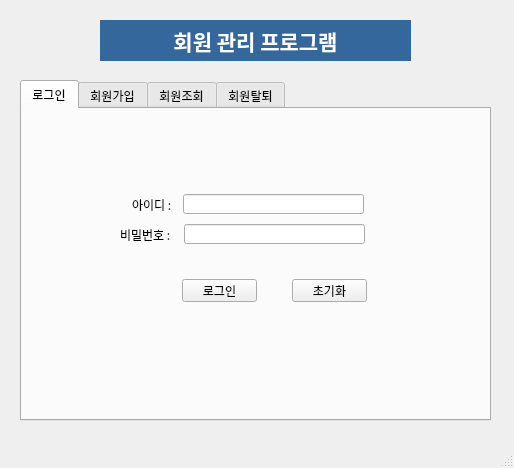
<?xml version="1.0" encoding="UTF-8"?>
<ui version="4.0">
 <class>MainWindow</class>
 <widget class="QMainWindow" name="MainWindow">
  <property name="geometry">
   <rect>
    <x>0</x>
    <y>0</y>
    <width>514</width>
    <height>468</height>
   </rect>
  </property>
  <property name="windowTitle">
   <string>MainWindow</string>
  </property>
  <widget class="QWidget" name="centralwidget">
   <widget class="QLabel" name="label">
    <property name="geometry">
     <rect>
      <x>100</x>
      <y>20</y>
      <width>311</width>
      <height>41</height>
     </rect>
    </property>
    <property name="font">
     <font>
      <family>맑은 고딕</family>
      <pointsize>16</pointsize>
      <weight>75</weight>
      <bold>true</bold>
     </font>
    </property>
    <property name="styleSheet">
     <string notr="true">background-color: rgb(52, 104, 156);
color: rgb(255, 255, 255);</string>
    </property>
    <property name="text">
     <string>회원 관리 프로그램</string>
    </property>
    <property name="alignment">
     <set>Qt::AlignCenter</set>
    </property>
   </widget>
   <widget class="QTabWidget" name="tabWidget">
    <property name="geometry">
     <rect>
      <x>20</x>
      <y>80</y>
      <width>471</width>
      <height>341</height>
     </rect>
    </property>
    <property name="font">
     <font>
      <family>맑은 고딕</family>
     </font>
    </property>
    <property name="currentIndex">
     <number>0</number>
    </property>
    <widget class="QWidget" name="tab">
     <attribute name="title">
      <string>로그인</string>
     </attribute>
     <widget class="QLabel" name="label_2">
      <property name="geometry">
       <rect>
        <x>110</x>
        <y>90</y>
        <width>56</width>
        <height>12</height>
       </rect>
      </property>
      <property name="font">
       <font>
        <family>맑은 고딕</family>
       </font>
      </property>
      <property name="text">
       <string>아이디 :</string>
      </property>
     </widget>
     <widget class="QLineEdit" name="loginid_edit">
      <property name="geometry">
       <rect>
        <x>161</x>
        <y>85</y>
        <width>181</width>
        <height>20</height>
       </rect>
      </property>
      <property name="font">
       <font>
        <family>맑은 고딕</family>
       </font>
      </property>
     </widget>
     <widget class="QLabel" name="label_3">
      <property name="geometry">
       <rect>
        <x>98</x>
        <y>120</y>
        <width>56</width>
        <height>12</height>
       </rect>
      </property>
      <property name="font">
       <font>
        <family>맑은 고딕</family>
       </font>
      </property>
      <property name="text">
       <string>비밀번호 :</string>
      </property>
     </widget>
     <widget class="QLineEdit" name="loginpw_edit">
      <property name="geometry">
       <rect>
        <x>162</x>
        <y>115</y>
        <width>181</width>
        <height>20</height>
       </rect>
      </property>
      <property name="font">
       <font>
        <family>맑은 고딕</family>
       </font>
      </property>
      <property name="echoMode">
       <enum>QLineEdit::Password</enum>
      </property>
     </widget>
     <widget class="QPushButton" name="login_btn">
      <property name="geometry">
       <rect>
        <x>160</x>
        <y>170</y>
        <width>75</width>
        <height>23</height>
       </rect>
      </property>
      <property name="font">
       <font>
        <family>맑은 고딕</family>
       </font>
      </property>
      <property name="text">
       <string>로그인</string>
      </property>
     </widget>
     <widget class="QPushButton" name="loginreset_btn">
      <property name="geometry">
       <rect>
        <x>270</x>
        <y>170</y>
        <width>75</width>
        <height>23</height>
       </rect>
      </property>
      <property name="font">
       <font>
        <family>맑은 고딕</family>
       </font>
      </property>
      <property name="text">
       <string>초기화</string>
      </property>
     </widget>
    </widget>
    <widget class="QWidget" name="tab_2">
     <attribute name="title">
      <string>회원가입</string>
     </attribute>
     <widget class="QLabel" name="label_4">
      <property name="geometry">
       <rect>
        <x>51</x>
        <y>50</y>
        <width>56</width>
        <height>12</height>
       </rect>
      </property>
      <property name="text">
       <string>아이디 :</string>
      </property>
     </widget>
     <widget class="QLineEdit" name="joinid_edit">
      <property name="geometry">
       <rect>
        <x>101</x>
        <y>45</y>
        <width>261</width>
        <height>20</height>
       </rect>
      </property>
     </widget>
     <widget class="QLabel" name="label_5">
      <property name="geometry">
       <rect>
        <x>39</x>
        <y>80</y>
        <width>56</width>
        <height>12</height>
       </rect>
      </property>
      <property name="text">
       <string>비밀번호 :</string>
      </property>
     </widget>
     <widget class="QLineEdit" name="joinpw_edit">
      <property name="geometry">
       <rect>
        <x>101</x>
        <y>75</y>
        <width>261</width>
        <height>20</height>
       </rect>
      </property>
      <property name="echoMode">
       <enum>QLineEdit::Password</enum>
      </property>
     </widget>
     <widget class="QLineEdit" name="joinname_edit">
      <property name="geometry">
       <rect>
        <x>102</x>
        <y>106</y>
        <width>261</width>
        <height>20</height>
       </rect>
      </property>
     </widget>
     <widget class="QLabel" name="label_6">
      <property name="geometry">
       <rect>
        <x>42</x>
        <y>111</y>
        <width>56</width>
        <height>12</height>
       </rect>
      </property>
      <property name="text">
       <string>     이름 :</string>
      </property>
     </widget>
     <widget class="QLineEdit" name="joinemail_edit">
      <property name="geometry">
       <rect>
        <x>101</x>
        <y>138</y>
        <width>261</width>
        <height>20</height>
       </rect>
      </property>
     </widget>
     <widget class="QLabel" name="label_7">
      <property name="geometry">
       <rect>
        <x>44</x>
        <y>143</y>
        <width>56</width>
        <height>12</height>
       </rect>
      </property>
      <property name="text">
       <string> 이메일 :</string>
      </property>
     </widget>
     <widget class="QLineEdit" name="joinage_edit">
      <property name="geometry">
       <rect>
        <x>101</x>
        <y>170</y>
        <width>261</width>
        <height>20</height>
       </rect>
      </property>
     </widget>
     <widget class="QLabel" name="label_8">
      <property name="geometry">
       <rect>
        <x>47</x>
        <y>175</y>
        <width>56</width>
        <height>12</height>
       </rect>
      </property>
      <property name="text">
       <string>   나이 :</string>
      </property>
     </widget>
     <widget class="QPushButton" name="join_btn">
      <property name="geometry">
       <rect>
        <x>131</x>
        <y>220</y>
        <width>75</width>
        <height>23</height>
       </rect>
      </property>
      <property name="text">
       <string>회원가입</string>
      </property>
     </widget>
     <widget class="QPushButton" name="joinreset_btn">
      <property name="geometry">
       <rect>
        <x>231</x>
        <y>220</y>
        <width>75</width>
        <height>23</height>
       </rect>
      </property>
      <property name="text">
       <string>초기화</string>
      </property>
     </widget>
     <widget class="QPushButton" name="idcheck_btn">
      <property name="geometry">
       <rect>
        <x>369</x>
        <y>44</y>
        <width>75</width>
        <height>23</height>
       </rect>
      </property>
      <property name="text">
       <string>ID CHECK</string>
      </property>
     </widget>
    </widget>
    <widget class="QWidget" name="tab_3">
     <attribute name="title">
      <string>회원조회</string>
     </attribute>
     <widget class="QPushButton" name="memberreset_btn">
      <property name="geometry">
       <rect>
        <x>232</x>
        <y>220</y>
        <width>75</width>
        <height>23</height>
       </rect>
      </property>
      <property name="text">
       <string>초기화</string>
      </property>
     </widget>
     <widget class="QLineEdit" name="memberage_edit">
      <property name="geometry">
       <rect>
        <x>102</x>
        <y>170</y>
        <width>261</width>
        <height>20</height>
       </rect>
      </property>
     </widget>
     <widget class="QLineEdit" name="memberpw_edit">
      <property name="geometry">
       <rect>
        <x>102</x>
        <y>75</y>
        <width>261</width>
        <height>20</height>
       </rect>
      </property>
      <property name="text">
       <string/>
      </property>
      <property name="frame">
       <bool>true</bool>
      </property>
      <property name="echoMode">
       <enum>QLineEdit::Password</enum>
      </property>
     </widget>
     <widget class="QPushButton" name="membersearch_btn">
      <property name="geometry">
       <rect>
        <x>370</x>
        <y>44</y>
        <width>75</width>
        <height>23</height>
       </rect>
      </property>
      <property name="text">
       <string>회원조회</string>
      </property>
     </widget>
     <widget class="QLabel" name="label_16">
      <property name="geometry">
       <rect>
        <x>45</x>
        <y>143</y>
        <width>56</width>
        <height>12</height>
       </rect>
      </property>
      <property name="text">
       <string> 이메일 :</string>
      </property>
     </widget>
     <widget class="QLineEdit" name="memberid_edit">
      <property name="geometry">
       <rect>
        <x>102</x>
        <y>45</y>
        <width>261</width>
        <height>20</height>
       </rect>
      </property>
     </widget>
     <widget class="QLabel" name="label_17">
      <property name="geometry">
       <rect>
        <x>52</x>
        <y>50</y>
        <width>56</width>
        <height>12</height>
       </rect>
      </property>
      <property name="text">
       <string>아이디 :</string>
      </property>
     </widget>
     <widget class="QPushButton" name="membermodify_btn">
      <property name="geometry">
       <rect>
        <x>132</x>
        <y>220</y>
        <width>75</width>
        <height>23</height>
       </rect>
      </property>
      <property name="text">
       <string>정보수정</string>
      </property>
     </widget>
     <widget class="QLineEdit" name="membername_edit">
      <property name="geometry">
       <rect>
        <x>103</x>
        <y>106</y>
        <width>261</width>
        <height>20</height>
       </rect>
      </property>
     </widget>
     <widget class="QLabel" name="label_18">
      <property name="geometry">
       <rect>
        <x>43</x>
        <y>111</y>
        <width>56</width>
        <height>12</height>
       </rect>
      </property>
      <property name="text">
       <string>     이름 :</string>
      </property>
     </widget>
     <widget class="QLabel" name="label_19">
      <property name="geometry">
       <rect>
        <x>48</x>
        <y>175</y>
        <width>56</width>
        <height>12</height>
       </rect>
      </property>
      <property name="text">
       <string>   나이 :</string>
      </property>
     </widget>
     <widget class="QLineEdit" name="memberemail_edit">
      <property name="geometry">
       <rect>
        <x>102</x>
        <y>138</y>
        <width>261</width>
        <height>20</height>
       </rect>
      </property>
     </widget>
     <widget class="QLabel" name="label_20">
      <property name="geometry">
       <rect>
        <x>40</x>
        <y>80</y>
        <width>56</width>
        <height>12</height>
       </rect>
      </property>
      <property name="text">
       <string>비밀번호 :</string>
      </property>
     </widget>
    </widget>
    <widget class="QWidget" name="tab4">
     <attribute name="title">
      <string>회원탈퇴</string>
     </attribute>
     <widget class="QLabel" name="label_9">
      <property name="geometry">
       <rect>
        <x>112</x>
        <y>90</y>
        <width>56</width>
        <height>12</height>
       </rect>
      </property>
      <property name="font">
       <font>
        <family>맑은 고딕</family>
       </font>
      </property>
      <property name="text">
       <string>아이디 :</string>
      </property>
     </widget>
     <widget class="QLineEdit" name="deletepw_edit">
      <property name="geometry">
       <rect>
        <x>164</x>
        <y>115</y>
        <width>181</width>
        <height>20</height>
       </rect>
      </property>
      <property name="font">
       <font>
        <family>맑은 고딕</family>
       </font>
      </property>
      <property name="echoMode">
       <enum>QLineEdit::Password</enum>
      </property>
     </widget>
     <widget class="QLineEdit" name="deleteid_edit">
      <property name="geometry">
       <rect>
        <x>163</x>
        <y>85</y>
        <width>181</width>
        <height>20</height>
       </rect>
      </property>
      <property name="font">
       <font>
        <family>맑은 고딕</family>
       </font>
      </property>
     </widget>
     <widget class="QPushButton" name="deletereset_btn">
      <property name="geometry">
       <rect>
        <x>162</x>
        <y>170</y>
        <width>75</width>
        <height>23</height>
       </rect>
      </property>
      <property name="font">
       <font>
        <family>맑은 고딕</family>
       </font>
      </property>
      <property name="text">
       <string>초기화</string>
      </property>
     </widget>
     <widget class="QPushButton" name="delete_btn">
      <property name="geometry">
       <rect>
        <x>252</x>
        <y>170</y>
        <width>75</width>
        <height>23</height>
       </rect>
      </property>
      <property name="font">
       <font>
        <family>맑은 고딕</family>
       </font>
      </property>
      <property name="text">
       <string>탈퇴</string>
      </property>
     </widget>
     <widget class="QLabel" name="label_10">
      <property name="geometry">
       <rect>
        <x>100</x>
        <y>120</y>
        <width>56</width>
        <height>12</height>
       </rect>
      </property>
      <property name="font">
       <font>
        <family>맑은 고딕</family>
       </font>
      </property>
      <property name="text">
       <string>비밀번호 :</string>
      </property>
     </widget>
     <widget class="QLabel" name="label_11">
      <property name="geometry">
       <rect>
        <x>100</x>
        <y>50</y>
        <width>271</width>
        <height>16</height>
       </rect>
      </property>
      <property name="text">
       <string>탈퇴를 원하는 아이디와 비밀번호를 입력하세요</string>
      </property>
     </widget>
    </widget>
   </widget>
  </widget>
  <widget class="QMenuBar" name="menubar">
   <property name="geometry">
    <rect>
     <x>0</x>
     <y>0</y>
     <width>514</width>
     <height>24</height>
    </rect>
   </property>
  </widget>
  <widget class="QStatusBar" name="statusbar"/>
 </widget>
 <tabstops>
  <tabstop>tabWidget</tabstop>
  <tabstop>loginid_edit</tabstop>
  <tabstop>loginpw_edit</tabstop>
  <tabstop>login_btn</tabstop>
  <tabstop>loginreset_btn</tabstop>
  <tabstop>joinid_edit</tabstop>
  <tabstop>joinpw_edit</tabstop>
  <tabstop>idcheck_btn</tabstop>
  <tabstop>joinname_edit</tabstop>
  <tabstop>joinemail_edit</tabstop>
  <tabstop>joinage_edit</tabstop>
  <tabstop>join_btn</tabstop>
  <tabstop>joinreset_btn</tabstop>
  <tabstop>memberid_edit</tabstop>
  <tabstop>memberpw_edit</tabstop>
  <tabstop>membersearch_btn</tabstop>
  <tabstop>membername_edit</tabstop>
  <tabstop>memberemail_edit</tabstop>
  <tabstop>memberage_edit</tabstop>
  <tabstop>membermodify_btn</tabstop>
  <tabstop>memberreset_btn</tabstop>
  <tabstop>deleteid_edit</tabstop>
  <tabstop>deletepw_edit</tabstop>
  <tabstop>deletereset_btn</tabstop>
  <tabstop>delete_btn</tabstop>
 </tabstops>
 <resources/>
 <connections/>
</ui>
